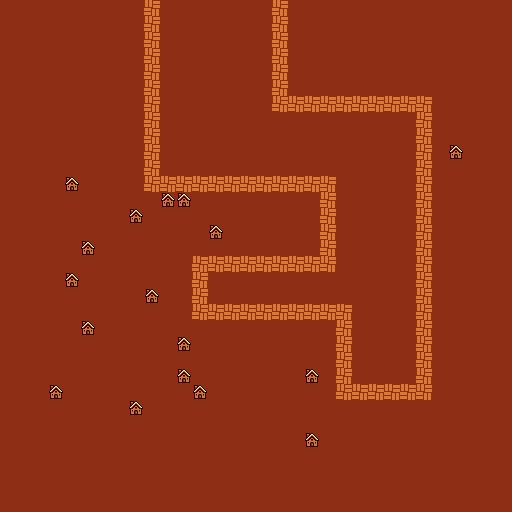

Below is a game level as drawn by its tile map, then a one-line description and the .tmx file that defines it, in full:
An orthogonal 32x32 tile map with 16x16 px tiles, 1 tile layer (Tile Layer 1).

<map version="1.5" tiledversion="1.7.2" orientation="orthogonal" renderorder="right-down" width="32" height="32" tilewidth="16" tileheight="16" infinite="0" nextlayerid="2" nextobjectid="1">
 <tileset firstgid="1" source="tile.tsx" />
 <layer id="1" name="Tile Layer 1" width="32" height="32">
  <data encoding="csv">
51,51,51,51,51,51,51,51,51,20,51,51,51,51,51,51,51,20,51,51,51,51,51,51,51,51,51,51,51,51,51,51,
51,51,51,51,51,51,51,51,51,20,51,51,51,51,51,51,51,20,51,51,51,51,51,51,51,51,51,51,51,51,51,51,
51,51,51,51,51,51,51,51,51,20,51,51,51,51,51,51,51,20,51,51,51,51,51,51,51,51,51,51,51,51,51,51,
51,51,51,51,51,51,51,51,51,20,51,51,51,51,51,51,51,20,51,51,51,51,51,51,51,51,51,51,51,51,51,51,
51,51,51,51,51,51,51,51,51,20,51,51,51,51,51,51,51,20,51,51,51,51,51,51,51,51,51,51,51,51,51,51,
51,51,51,51,51,51,51,51,51,20,51,51,51,51,51,51,51,20,51,51,51,51,51,51,51,51,51,51,51,51,51,51,
51,51,51,51,51,51,51,51,51,20,51,51,51,51,51,51,51,20,20,20,20,20,20,20,20,20,20,51,51,51,51,51,
51,51,51,51,51,51,51,51,51,20,51,51,51,51,51,51,51,51,51,51,51,51,51,51,51,51,20,51,51,51,51,51,
51,51,51,51,51,51,51,51,51,20,51,51,51,51,51,51,51,51,51,51,51,51,51,51,51,51,20,51,51,51,51,51,
51,51,51,51,51,51,51,51,51,20,51,51,51,51,51,51,51,51,51,51,51,51,51,51,51,51,20,51,75,51,51,51,
51,51,51,51,51,51,51,51,51,20,51,51,51,51,51,51,51,51,51,51,51,51,51,51,51,51,20,51,51,51,51,51,
51,51,51,51,75,51,51,51,51,20,20,20,20,20,20,20,20,20,20,20,20,51,51,51,51,51,20,51,51,51,51,51,
51,51,51,51,51,51,51,51,51,51,75,75,51,51,51,51,51,51,51,51,20,51,51,51,51,51,20,51,51,51,51,51,
51,51,51,51,51,51,51,51,75,51,51,51,51,51,51,51,51,51,51,51,20,51,51,51,51,51,20,51,51,51,51,51,
51,51,51,51,51,51,51,51,51,51,51,51,51,75,51,51,51,51,51,51,20,51,51,51,51,51,20,51,51,51,51,51,
51,51,51,51,51,75,51,51,51,51,51,51,51,51,51,51,51,51,51,51,20,51,51,51,51,51,20,51,51,51,51,51,
51,51,51,51,51,51,51,51,51,51,51,51,20,20,20,20,20,20,20,20,20,51,51,51,51,51,20,51,51,51,51,51,
51,51,51,51,75,51,51,51,51,51,51,51,20,51,51,51,51,51,51,51,51,51,51,51,51,51,20,51,51,51,51,51,
51,51,51,51,51,51,51,51,51,75,51,51,20,51,51,51,51,51,51,51,51,51,51,51,51,51,20,51,51,51,51,51,
51,51,51,51,51,51,51,51,51,51,51,51,20,20,20,20,20,20,20,20,20,20,51,51,51,51,20,51,51,51,51,51,
51,51,51,51,51,75,51,51,51,51,51,51,51,51,51,51,51,51,51,51,51,20,51,51,51,51,20,51,51,51,51,51,
51,51,51,51,51,51,51,51,51,51,51,75,51,51,51,51,51,51,51,51,51,20,51,51,51,51,20,51,51,51,51,51,
51,51,51,51,51,51,51,51,51,51,51,51,51,51,51,51,51,51,51,51,51,20,51,51,51,51,20,51,51,51,51,51,
51,51,51,51,51,51,51,51,51,51,51,75,51,51,51,51,51,51,51,75,51,20,51,51,51,51,20,51,51,51,51,51,
51,51,51,75,51,51,51,51,51,51,51,51,75,51,51,51,51,51,51,51,51,20,20,20,20,20,20,51,51,51,51,51,
51,51,51,51,51,51,51,51,75,51,51,51,51,51,51,51,51,51,51,51,51,51,51,51,51,51,51,51,51,51,51,51,
51,51,51,51,51,51,51,51,51,51,51,51,51,51,51,51,51,51,51,51,51,51,51,51,51,51,51,51,51,51,51,51,
51,51,51,51,51,51,51,51,51,51,51,51,51,51,51,51,51,51,51,75,51,51,51,51,51,51,51,51,51,51,51,51,
51,51,51,51,51,51,51,51,51,51,51,51,51,51,51,51,51,51,51,51,51,51,51,51,51,51,51,51,51,51,51,51,
51,51,51,51,51,51,51,51,51,51,51,51,51,51,51,51,51,51,51,51,51,51,51,51,51,51,51,51,51,51,51,51,
51,51,51,51,51,51,51,51,51,51,51,51,51,51,51,51,51,51,51,51,51,51,51,51,51,51,51,51,51,51,51,51,
51,51,51,51,51,51,51,51,51,51,51,51,51,51,51,51,51,51,51,51,51,51,51,51,51,51,51,51,51,51,51,51
</data>
 </layer>
</map>
